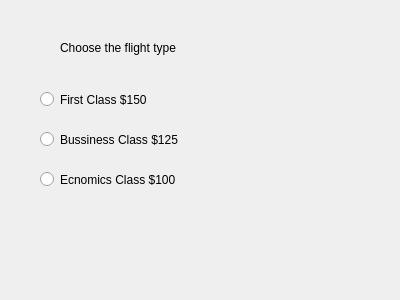
<?xml version="1.0" encoding="UTF-8"?>
<ui version="4.0">
 <class>Dialog</class>
 <widget class="QDialog" name="Dialog">
  <property name="geometry">
   <rect>
    <x>0</x>
    <y>0</y>
    <width>400</width>
    <height>300</height>
   </rect>
  </property>
  <property name="windowTitle">
   <string>Dialog</string>
  </property>
  <widget class="QRadioButton" name="radioButtonFirstClass">
   <property name="geometry">
    <rect>
     <x>40</x>
     <y>90</y>
     <width>241</width>
     <height>19</height>
    </rect>
   </property>
   <property name="text">
    <string>First Class $150</string>
   </property>
  </widget>
  <widget class="QLabel" name="label">
   <property name="geometry">
    <rect>
     <x>60</x>
     <y>40</y>
     <width>251</width>
     <height>16</height>
    </rect>
   </property>
   <property name="text">
    <string>Choose the flight type</string>
   </property>
  </widget>
  <widget class="QLabel" name="labelFare">
   <property name="geometry">
    <rect>
     <x>50</x>
     <y>230</y>
     <width>251</width>
     <height>16</height>
    </rect>
   </property>
   <property name="text">
    <string/>
   </property>
  </widget>
  <widget class="QRadioButton" name="radioButtonBussinessClass">
   <property name="geometry">
    <rect>
     <x>40</x>
     <y>130</y>
     <width>241</width>
     <height>19</height>
    </rect>
   </property>
   <property name="text">
    <string>Bussiness Class $125</string>
   </property>
  </widget>
  <widget class="QRadioButton" name="radioButtonEconomyClass">
   <property name="geometry">
    <rect>
     <x>40</x>
     <y>170</y>
     <width>191</width>
     <height>19</height>
    </rect>
   </property>
   <property name="text">
    <string>Ecnomics Class $100</string>
   </property>
  </widget>
 </widget>
 <resources/>
 <connections/>
</ui>
